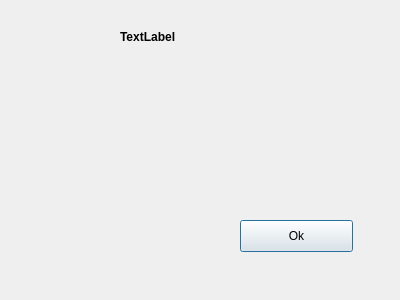
<?xml version="1.0" encoding="UTF-8"?>
<ui version="4.0">
 <class>Dialog</class>
 <widget class="QDialog" name="Dialog">
  <property name="geometry">
   <rect>
    <x>0</x>
    <y>0</y>
    <width>400</width>
    <height>300</height>
   </rect>
  </property>
  <property name="windowTitle">
   <string>Dialog</string>
  </property>
  <widget class="QLabel" name="dialog_label">
   <property name="geometry">
    <rect>
     <x>120</x>
     <y>30</y>
     <width>241</width>
     <height>131</height>
    </rect>
   </property>
   <property name="font">
    <font>
     <weight>75</weight>
     <bold>true</bold>
    </font>
   </property>
   <property name="text">
    <string>TextLabel</string>
   </property>
   <property name="alignment">
    <set>Qt::AlignLeading|Qt::AlignLeft|Qt::AlignTop</set>
   </property>
  </widget>
  <widget class="QPushButton" name="dialog_button">
   <property name="geometry">
    <rect>
     <x>240</x>
     <y>220</y>
     <width>113</width>
     <height>32</height>
    </rect>
   </property>
   <property name="focusPolicy">
    <enum>Qt::StrongFocus</enum>
   </property>
   <property name="text">
    <string>Ok</string>
   </property>
  </widget>
 </widget>
 <resources/>
 <connections/>
</ui>
